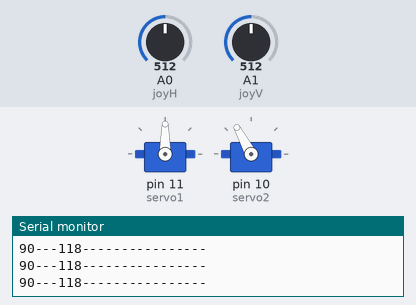
The sketch below on a simulated Arduino Uno, built with avr-gcc and run on an emulated ATmega328P. On the bench: 2 × servo, the last lines printed to the serial monitor. The test bench sets the inputs (shaded band); at power-on: A0 (joyH) = 512, A1 (joyV) = 512.

Above: at 1.2 s.
1.3 s: A0 (joyH) set to 716
At 2.0 s:
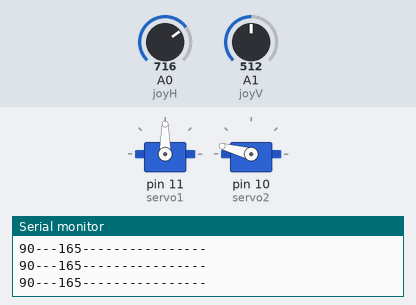
2.8 s: A1 (joyV) set to 716
At 3.6 s:
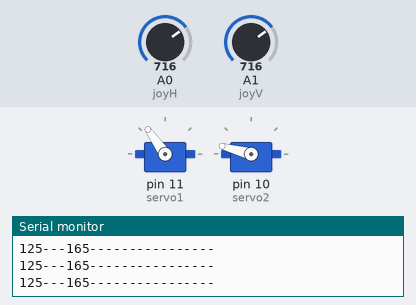
4.3 s: A0 (joyH) set to 900
At 5.5 s:
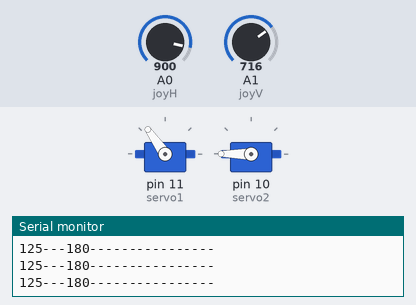
5.8 s: A1 (joyV) set to 900
At 6.2 s:
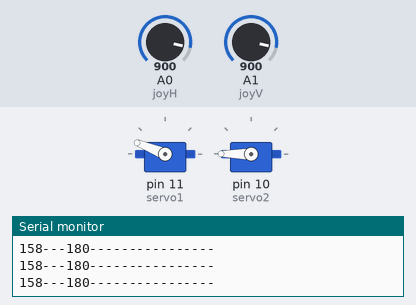
7.3 s: A1 (joyV) set to 1023
At 8.0 s:
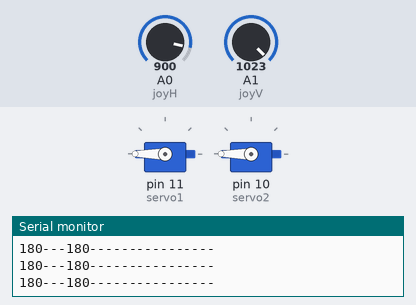
8.8 s: A0 (joyH) set to 511
At 9.9 s:
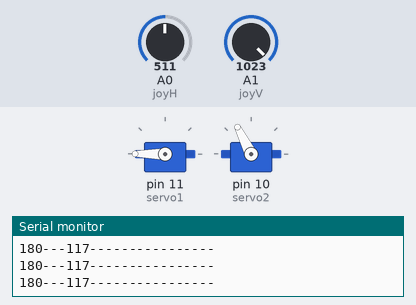
Timing chart, 0 to 11.3 s (numbered marks = the images above; inputs shaded):
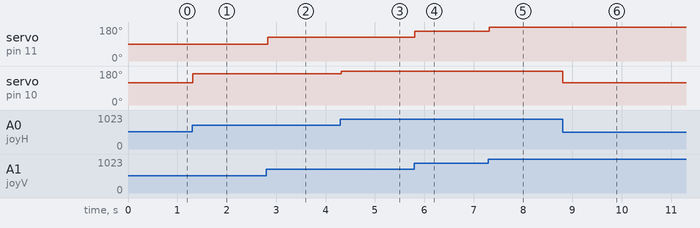

Measured:
- after the input at 1.3 s, servo on pin 10 (servo2): 118° → 165° at once
- after the input at 2.8 s, servo on pin 11 (servo1): 90° → 125° at once
- after the input at 4.3 s, servo on pin 10 (servo2): 165° → 180° at once
- after the input at 5.8 s, servo on pin 11 (servo1): 125° → 158° at once
- after the input at 7.3 s, servo on pin 11 (servo1): 158° → 180° at once
- after the input at 8.8 s, servo on pin 10 (servo2): 180° → 117° at once

The sketch:

turretino.ino
```cpp
#include <Servo.h>

const int servo1 = 11;       // first servo
const int servo2 = 10;       // second servo
const int joyH = 0;        // L/R Parallax Thumbstick
const int joyV = 1;        // U/D Parallax Thumbstick

int servoVal;           // variable to read the value from the analog pin

Servo myservo1;  // create servo object to control a servo
Servo myservo2;  // create servo object to control a servo


void setup() {

  // Servo
  myservo1.attach(servo1);  // attaches the servo
  myservo2.attach(servo2);  // attaches the servo

  // Inizialize Serial
  Serial.begin(9600);
}


void loop(){

    // Display Joystick values using the serial monitor
    outputJoystick();

    // Read the horizontal joystick value  (value between 0 and 1023)
    servoVal = analogRead(joyH);
    servoVal = map(servoVal, 0, 780, 0, 180);     // scale it to use it with the servo (result  between 0 and 180)

    myservo2.write(servoVal);                         // sets the servo position according to the scaled value

    // Read the horizontal joystick value  (value between 0 and 1023)
    servoVal = analogRead(joyV);
    servoVal = map(servoVal, 0, 1023, 0, 180);     // scale it to use it with the servo (result between 70 and 180)

    myservo1.write(servoVal);                           // sets the servo position according to the scaled value


    delay(15);                                       // waits for the servo to get there

}


/**
* Display joystick values
*/
void outputJoystick(){
    Serial.print(myservo1.read());
    Serial.print ("---");
    Serial.print(myservo2.read());
    Serial.println ("----------------");
}
```
